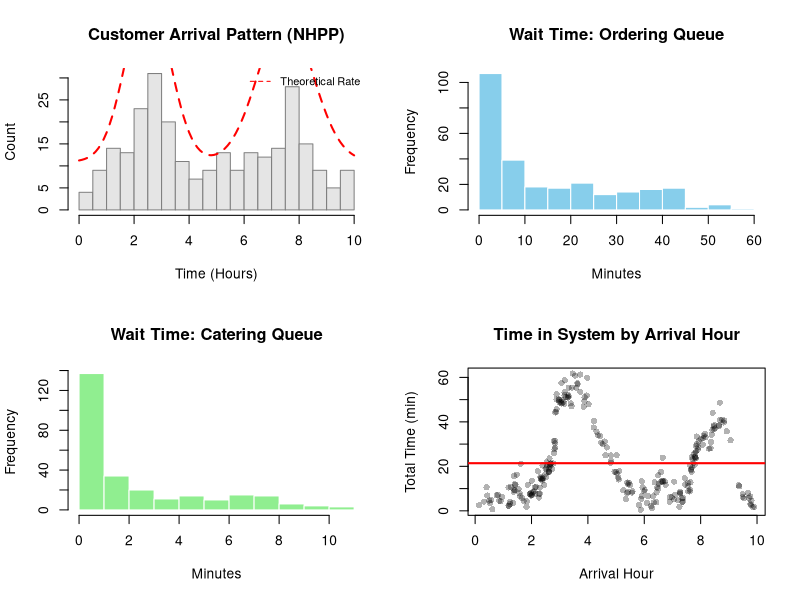

Write R code to recreate this figure.
# ==============================================================================
# McDonald's Advanced Simulation (Task 2)
# Method: Non-homogeneous Poisson Process (NHPP) using Thinning Algorithm
# Scenario: Series Queue with Parallel Catering Windows (M(t)/M/1 -> M/M/2)
# ==============================================================================

# ------------------------------------------------------------------------------
# PART 1: DEFINING THE "REALITY" (Parameters & Arrival Function)
# ------------------------------------------------------------------------------
set.seed(123) # Ensure reproducibility

# 1. Service Parameters (Based on Task 1 data)
# ---------------------------------------------------
# Service Window: Mean 0.03h -> Rate ~33.33/h
mu_service <- 1 / 0.03   
# Catering Window: Mean 0.05h -> Rate ~20.00/h (Per server)
mu_catering <- 1 / 0.05   

# 2. Operational Hours
# ---------------------------------------------------
sim_duration <- 10.0 # 10:00 AM to 8:00 PM

# 3. Dynamic Arrival Rate Function lambda(t) [cite: 19]
# ---------------------------------------------------
# We model customer flow with a Base Rate + Two Gaussian Peaks (Lunch & Dinner)
# t = 0 represents 10:00 AM
# Lunch Peak: t=2.5 (12:30 PM), Height=30
# Dinner Peak: t=8.0 (6:00 PM), Height=25
# Base Rate: 10
get_lambda_at_t <- function(t) {
  # Vectorized version for plotting
  result <- numeric(length(t))
  for(i in seq_along(t)) {
    if (t[i] > sim_duration) {
      result[i] <- 0
    } else {
      base_rate <- 10
      lunch_peak <- 35 * exp(-0.5 * ((t[i] - 2.5) / 0.8)^2)
      dinner_peak <- 30 * exp(-0.5 * ((t[i] - 7.5) / 1.0)^2)
      result[i] <- base_rate + lunch_peak + dinner_peak
    }
  }
  return(result)
}

# 4. Thinning Algorithm to Generate Arrival Times
# ---------------------------------------------------
# Logic: Generate points at max_lambda, then accept/reject based on real lambda(t)
generate_nhpp_schedule <- function(duration) {
  max_lambda <- 60 # Upper bound for rejection sampling (must be > peak rate)
  t <- 0
  arrivals <- numeric()

  while (t < duration) {
    # Step A: Jump forward assuming max rate (Potential Arrival)
    t <- t + rexp(1, rate = max_lambda)

    if (t > duration) break

    # Step B: Acceptance Test
    # Probability of acceptance = Real_Rate(t) / Max_Rate
    real_lambda <- get_lambda_at_t(t)
    if (runif(1) < (real_lambda / max_lambda)) {
      arrivals <- c(arrivals, t) # Accepted!
    }
  }
  return(arrivals)
}

# Pre-generate the daily schedule
arrival_schedule <- generate_nhpp_schedule(sim_duration)
cat(sprintf("Generated %d customers for the day based on NHPP.\n", length(arrival_schedule)))

# ------------------------------------------------------------------------------
# PART 2: SIMULATION ENGINE (State & Loop)
# ------------------------------------------------------------------------------

# Queue Helper Functions (Efficient Implementation)
create_queue <- function() {
  list(items = list(), head = 1, tail = 1)
}

enqueue <- function(queue, item) {
  idx <- as.character(queue$tail)  # Use character index for lists
  queue$items[[idx]] <- item
  queue$tail <- queue$tail + 1
  queue
}

dequeue <- function(queue) {
  if (queue$head >= queue$tail) {
    return(list(queue = queue, item = NULL))
  }
  idx <- as.character(queue$head)  # Use character index for lists
  item <- queue$items[[idx]]
  queue$items[[idx]] <- NULL
  queue$head <- queue$head + 1
  list(queue = queue, item = item)
}

is_empty <- function(queue) {
  queue$head >= queue$tail
}

# Initialize Clock & Counters
t_now <- 0
cust_ptr <- 1 # Pointer to the next customer in arrival_schedule
total_customers <- length(arrival_schedule)

# System State [cite: 20]
n_queue1 <- 0         # Queue for Service Window
n_queue2 <- 0         # Queue for Catering Window
server1_busy <- FALSE # Service Window Status
server2a_busy <- FALSE # Catering Window A Status
server2b_busy <- FALSE # Catering Window B Status

# Event Calendar (Next occurrence time for each event type)
t_next_arrival <- if(total_customers > 0) arrival_schedule[1] else Inf
t_dep1  <- Inf        # Departure from Service Window
t_dep2a <- Inf        # Departure from Catering A
t_dep2b <- Inf        # Departure from Catering B

# Data Storage
# Columns: ID, Arrival, Start_S1, End_S1, Start_S2, End_S2
stats <- data.frame(
  id = 1:total_customers,
  arrival_time = arrival_schedule,
  start_s1 = NA, end_s1 = NA,
  start_s2 = NA, end_s2 = NA
)

# Queue Trackers (Store IDs) - Using efficient list-based queues
q1_ids <- create_queue()
q2_ids <- create_queue()
id_in_s1 <- 0
id_in_s2a <- 0
id_in_s2b <- 0

# --- MAIN LOOP ---
# Continue as long as:
# 1. New customers are still scheduled to arrive (t_next_arrival != Inf)
# 2. OR People are in the system (queues not empty, servers busy)
while (t_next_arrival != Inf || !is_empty(q1_ids) || !is_empty(q2_ids) || 
       server1_busy || server2a_busy || server2b_busy) {

  # Determine Next Event
  next_event_time <- min(t_next_arrival, t_dep1, t_dep2a, t_dep2b)

  if (next_event_time == Inf) break # Logic safety break
  t_now <- next_event_time

  # -----------------------------------------------------------
  # EVENT A: Customer Arrival [cite: 20]
  # -----------------------------------------------------------
  if (t_now == t_next_arrival) {
    # New customer enters Queue 1 logic
    cid <- cust_ptr

    if (!server1_busy) {
      # Server 1 Free: Start Service Immediately
      server1_busy <- TRUE
      id_in_s1 <- cid
      stats$start_s1[cid] <- t_now
      t_dep1 <- t_now + rexp(1, mu_service)
    } else {
      # Server 1 Busy: Join Queue 1
      n_queue1 <- n_queue1 + 1
      q1_ids <- enqueue(q1_ids, cid)
    }

    # Schedule next arrival
    cust_ptr <- cust_ptr + 1
    if (cust_ptr <= total_customers) {
      t_next_arrival <- arrival_schedule[cust_ptr]
    } else {
      t_next_arrival <- Inf # No more customers today
    }
  }

  # -----------------------------------------------------------
  # EVENT B: Service Window Completion (S1 -> Queue 2) [cite: 20]
  # -----------------------------------------------------------
  else if (t_now == t_dep1) {
    finished_cid <- id_in_s1
    stats$end_s1[finished_cid] <- t_now

    # 1. Move Customer to Catering Stage (S2)
    # Check Server 2A first, then 2B
    if (!server2a_busy) {
      server2a_busy <- TRUE
      id_in_s2a <- finished_cid
      stats$start_s2[finished_cid] <- t_now
      t_dep2a <- t_now + rexp(1, mu_catering)
    } else if (!server2b_busy) {
      server2b_busy <- TRUE
      id_in_s2b <- finished_cid
      stats$start_s2[finished_cid] <- t_now
      t_dep2b <- t_now + rexp(1, mu_catering)
    } else {
      # Both busy: Join Queue 2
      n_queue2 <- n_queue2 + 1
      q2_ids <- enqueue(q2_ids, finished_cid)
    }

    # 2. Pull next customer for Service Window (S1)
    if (!is_empty(q1_ids)) {
      result <- dequeue(q1_ids)
      q1_ids <- result$queue
      next_cid <- result$item
      n_queue1 <- n_queue1 - 1
      id_in_s1 <- next_cid
      stats$start_s1[next_cid] <- t_now
      t_dep1 <- t_now + rexp(1, mu_service)
    } else {
      server1_busy <- FALSE
      t_dep1 <- Inf
    }
  }

  # -----------------------------------------------------------
  # EVENT C: Catering Server A Completion (Exit System)
  # -----------------------------------------------------------
  else if (t_now == t_dep2a) {
    finished_cid <- id_in_s2a
    stats$end_s2[finished_cid] <- t_now

    if (!is_empty(q2_ids)) {
      result <- dequeue(q2_ids)
      q2_ids <- result$queue
      next_cid <- result$item
      n_queue2 <- n_queue2 - 1
      id_in_s2a <- next_cid
      stats$start_s2[next_cid] <- t_now
      t_dep2a <- t_now + rexp(1, mu_catering)
    } else {
      server2a_busy <- FALSE
      t_dep2a <- Inf
    }
  }

  # -----------------------------------------------------------
  # EVENT D: Catering Server B Completion (Exit System)
  # -----------------------------------------------------------
  else if (t_now == t_dep2b) {
    finished_cid <- id_in_s2b
    stats$end_s2[finished_cid] <- t_now

    if (!is_empty(q2_ids)) {
      result <- dequeue(q2_ids)
      q2_ids <- result$queue
      next_cid <- result$item
      n_queue2 <- n_queue2 - 1
      id_in_s2b <- next_cid
      stats$start_s2[next_cid] <- t_now
      t_dep2b <- t_now + rexp(1, mu_catering)
    } else {
      server2b_busy <- FALSE
      t_dep2b <- Inf
    }
  }
}

# ------------------------------------------------------------------------------
# PART 3: ANALYSIS & INSIGHTS [cite: 23, 24]
# ------------------------------------------------------------------------------

# 1. Metric Calculation
stats$wait_time_ordering <- stats$start_s1 - stats$arrival_time
stats$wait_time_catering <- stats$start_s2 - stats$end_s1
stats$total_time <- stats$end_s2 - stats$arrival_time

# 2. Console Report
cat("\n========================================================\n")
cat(" TASK 2: McDonald's Simulation Report (NHPP Model)\n")
cat("========================================================\n")
cat(sprintf("Model: 1 Service Window + 2 Catering Windows\n"))
cat(sprintf("Arrival Pattern: Continuous Daily Cycle (Peaks at 12:30 & 17:30)\n"))
cat(sprintf("Total Customers Served: %d\n", nrow(stats)))
cat("\n[Wait Time Analysis]\n")
cat(sprintf("Avg Wait (Ordering):  %.2f mins\n", mean(stats$wait_time_ordering, na.rm=T)*60))
cat(sprintf("Avg Wait (Catering):  %.2f mins\n", mean(stats$wait_time_catering, na.rm=T)*60))
cat(sprintf("Avg Total Time:       %.2f mins\n", mean(stats$total_time, na.rm=T)*60))

# 3. Overtime Analysis
last_departure <- max(stats$end_s2, na.rm = TRUE)
overtime <- max(0, last_departure - sim_duration)
cat("\n[Efficiency Analysis]\n")
cat(sprintf("Shop Closed (Entry):  %.2f hours\n", sim_duration))
cat(sprintf("Last Departure:       %.2f hours\n", last_departure))
cat(sprintf("Overtime Required:    %.2f mins\n", overtime * 60))

# ------------------------------------------------------------------------------
# PART 4: VISUALIZATION
# ------------------------------------------------------------------------------
# Plotting the arrival distribution to verify the NHPP shape
par(mfrow=c(2,2)) # 2x2 Grid

# Plot 1: Arrival Rate Shape
hist(stats$arrival_time, breaks=20, col="gray90", border="gray50",
     main="Customer Arrival Pattern (NHPP)", xlab="Time (Hours)", ylab="Count")
# Overlay the theoretical curve roughly
curve(get_lambda_at_t(x)* (total_customers/integrate(get_lambda_at_t, 0, 10)$value), 
      add=TRUE, col="red", lwd=2, lty=2)
legend("topright", legend="Theoretical Rate", col="red", lty=2, bty="n", cex=0.8)

# Plot 2: Wait Time Ordering
hist(stats$wait_time_ordering * 60, col="skyblue", border="white", 
     main="Wait Time: Ordering Queue", xlab="Minutes")

# Plot 3: Wait Time Catering
hist(stats$wait_time_catering * 60, col="lightgreen", border="white", 
     main="Wait Time: Catering Queue", xlab="Minutes")

# Plot 4: Total Time in System vs Arrival Time (To see peak impact)
plot(stats$arrival_time, stats$total_time * 60, pch=16, col=rgb(0,0,0,0.3),
     main="Time in System by Arrival Hour", xlab="Arrival Hour", ylab="Total Time (min)")
abline(h=mean(stats$total_time*60), col="red", lwd=2)

par(mfrow=c(1,1)) # Reset
